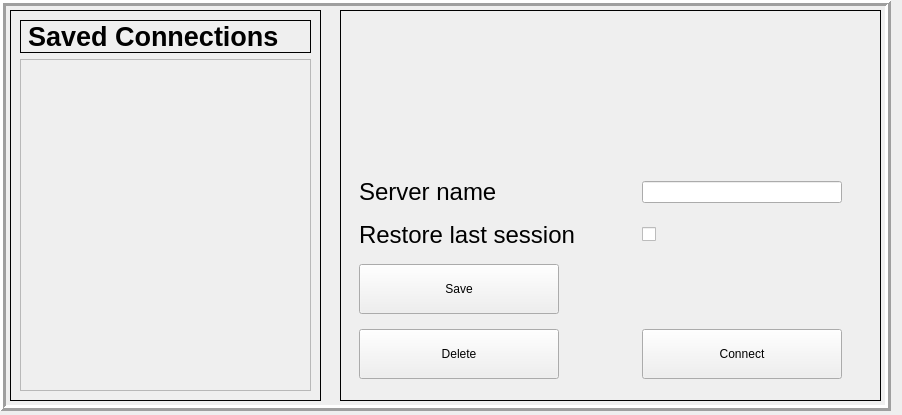
<?xml version="1.0" encoding="UTF-8"?>
<ui version="4.0">
 <class>MainWindow</class>
 <widget class="QMainWindow" name="MainWindow">
  <property name="geometry">
   <rect>
    <x>0</x>
    <y>0</y>
    <width>902</width>
    <height>415</height>
   </rect>
  </property>
  <property name="sizePolicy">
   <sizepolicy hsizetype="Fixed" vsizetype="Fixed">
    <horstretch>0</horstretch>
    <verstretch>0</verstretch>
   </sizepolicy>
  </property>
  <property name="windowTitle">
   <string>MainWindow</string>
  </property>
  <widget class="QWidget" name="centralwidget">
   <widget class="QWidget" name="verticalLayoutWidget">
    <property name="geometry">
     <rect>
      <x>9</x>
      <y>9</y>
      <width>322</width>
      <height>391</height>
     </rect>
    </property>
    <layout class="QVBoxLayout" name="verticalLayout"/>
   </widget>
   <widget class="QFrame" name="rightFrame_grid">
    <property name="geometry">
     <rect>
      <x>340</x>
      <y>10</y>
      <width>551</width>
      <height>391</height>
     </rect>
    </property>
    <layout class="QGridLayout" name="gridLayout">
     <item row="5" column="1">
      <widget class="QPushButton" name="DeleteButton">
       <property name="sizePolicy">
        <sizepolicy hsizetype="Fixed" vsizetype="Fixed">
         <horstretch>0</horstretch>
         <verstretch>0</verstretch>
        </sizepolicy>
       </property>
       <property name="minimumSize">
        <size>
         <width>200</width>
         <height>50</height>
        </size>
       </property>
       <property name="text">
        <string>Delete</string>
       </property>
      </widget>
     </item>
     <item row="5" column="3">
      <widget class="QPushButton" name="ConnectButton">
       <property name="sizePolicy">
        <sizepolicy hsizetype="Fixed" vsizetype="Fixed">
         <horstretch>0</horstretch>
         <verstretch>0</verstretch>
        </sizepolicy>
       </property>
       <property name="minimumSize">
        <size>
         <width>200</width>
         <height>50</height>
        </size>
       </property>
       <property name="text">
        <string>Connect</string>
       </property>
      </widget>
     </item>
     <item row="1" column="3">
      <widget class="QLineEdit" name="input_ServerName">
       <property name="sizePolicy">
        <sizepolicy hsizetype="Expanding" vsizetype="Fixed">
         <horstretch>0</horstretch>
         <verstretch>0</verstretch>
        </sizepolicy>
       </property>
      </widget>
     </item>
     <item row="1" column="1">
      <widget class="QLabel" name="text_ServerName">
       <property name="sizePolicy">
        <sizepolicy hsizetype="Fixed" vsizetype="Fixed">
         <horstretch>0</horstretch>
         <verstretch>0</verstretch>
        </sizepolicy>
       </property>
       <property name="font">
        <font>
         <pointsize>18</pointsize>
        </font>
       </property>
       <property name="layoutDirection">
        <enum>Qt::LeftToRight</enum>
       </property>
       <property name="text">
        <string>Server name</string>
       </property>
       <property name="textFormat">
        <enum>Qt::AutoText</enum>
       </property>
       <property name="alignment">
        <set>Qt::AlignLeading|Qt::AlignLeft|Qt::AlignVCenter</set>
       </property>
       <property name="margin">
        <number>10</number>
       </property>
      </widget>
     </item>
     <item row="0" column="1">
      <spacer name="verticalSpacer">
       <property name="orientation">
        <enum>Qt::Vertical</enum>
       </property>
       <property name="sizeType">
        <enum>QSizePolicy::Fixed</enum>
       </property>
       <property name="sizeHint" stdset="0">
        <size>
         <width>20</width>
         <height>150</height>
        </size>
       </property>
      </spacer>
     </item>
     <item row="2" column="1">
      <widget class="QLabel" name="text_RestoreSession">
       <property name="font">
        <font>
         <pointsize>18</pointsize>
        </font>
       </property>
       <property name="text">
        <string>Restore last session</string>
       </property>
       <property name="margin">
        <number>10</number>
       </property>
      </widget>
     </item>
     <item row="2" column="3">
      <widget class="QCheckBox" name="lastSessionCheck">
       <property name="text">
        <string/>
       </property>
      </widget>
     </item>
     <item row="3" column="1">
      <widget class="QPushButton" name="SaveButton">
       <property name="sizePolicy">
        <sizepolicy hsizetype="Fixed" vsizetype="Fixed">
         <horstretch>0</horstretch>
         <verstretch>0</verstretch>
        </sizepolicy>
       </property>
       <property name="minimumSize">
        <size>
         <width>200</width>
         <height>50</height>
        </size>
       </property>
       <property name="layoutDirection">
        <enum>Qt::LeftToRight</enum>
       </property>
       <property name="text">
        <string>Save</string>
       </property>
      </widget>
     </item>
     <item row="3" column="0">
      <spacer name="horizontalSpacer_2">
       <property name="orientation">
        <enum>Qt::Horizontal</enum>
       </property>
       <property name="sizeType">
        <enum>QSizePolicy::Fixed</enum>
       </property>
       <property name="sizeHint" stdset="0">
        <size>
         <width>10</width>
         <height>20</height>
        </size>
       </property>
      </spacer>
     </item>
     <item row="1" column="4">
      <spacer name="horizontalSpacer">
       <property name="orientation">
        <enum>Qt::Horizontal</enum>
       </property>
       <property name="sizeType">
        <enum>QSizePolicy::Fixed</enum>
       </property>
       <property name="sizeHint" stdset="0">
        <size>
         <width>40</width>
         <height>20</height>
        </size>
       </property>
      </spacer>
     </item>
     <item row="5" column="2">
      <spacer name="horizontalSpacer_3">
       <property name="orientation">
        <enum>Qt::Horizontal</enum>
       </property>
       <property name="sizeHint" stdset="0">
        <size>
         <width>40</width>
         <height>20</height>
        </size>
       </property>
      </spacer>
     </item>
     <item row="3" column="3">
      <widget class="QLabel" name="text_error">
       <property name="font">
        <font>
         <pointsize>12</pointsize>
         <weight>75</weight>
         <bold>true</bold>
        </font>
       </property>
       <property name="styleSheet">
        <string notr="true">color: rgb(255, 0, 4);</string>
       </property>
       <property name="text">
        <string/>
       </property>
       <property name="alignment">
        <set>Qt::AlignCenter</set>
       </property>
      </widget>
     </item>
    </layout>
   </widget>
   <widget class="QFrame" name="outterFrame">
    <property name="geometry">
     <rect>
      <x>0</x>
      <y>0</y>
      <width>891</width>
      <height>411</height>
     </rect>
    </property>
    <property name="frameShape">
     <enum>QFrame::Box</enum>
    </property>
    <property name="frameShadow">
     <enum>QFrame::Raised</enum>
    </property>
    <property name="lineWidth">
     <number>3</number>
    </property>
    <widget class="QFrame" name="rightFrame">
     <property name="geometry">
      <rect>
       <x>340</x>
       <y>10</y>
       <width>541</width>
       <height>391</height>
      </rect>
     </property>
     <property name="frameShape">
      <enum>QFrame::Box</enum>
     </property>
     <property name="frameShadow">
      <enum>QFrame::Plain</enum>
     </property>
    </widget>
    <widget class="QFrame" name="leftFrame">
     <property name="geometry">
      <rect>
       <x>10</x>
       <y>10</y>
       <width>311</width>
       <height>391</height>
      </rect>
     </property>
     <property name="frameShape">
      <enum>QFrame::Box</enum>
     </property>
     <property name="frameShadow">
      <enum>QFrame::Plain</enum>
     </property>
     <layout class="QVBoxLayout" name="verticalLayout_5">
      <item>
       <widget class="QLabel" name="text_SavedConnections">
        <property name="sizePolicy">
         <sizepolicy hsizetype="Expanding" vsizetype="Fixed">
          <horstretch>0</horstretch>
          <verstretch>0</verstretch>
         </sizepolicy>
        </property>
        <property name="font">
         <font>
          <pointsize>20</pointsize>
          <weight>75</weight>
          <bold>true</bold>
         </font>
        </property>
        <property name="frameShape">
         <enum>QFrame::Box</enum>
        </property>
        <property name="frameShadow">
         <enum>QFrame::Plain</enum>
        </property>
        <property name="text">
         <string>Saved Connections</string>
        </property>
       </widget>
      </item>
      <item>
       <widget class="QScrollArea" name="scrollConnections">
        <property name="sizePolicy">
         <sizepolicy hsizetype="Expanding" vsizetype="Expanding">
          <horstretch>0</horstretch>
          <verstretch>0</verstretch>
         </sizepolicy>
        </property>
        <property name="widgetResizable">
         <bool>true</bool>
        </property>
        <widget class="QWidget" name="scrollAreaWidgetContents_3">
         <property name="geometry">
          <rect>
           <x>0</x>
           <y>0</y>
           <width>289</width>
           <height>328</height>
          </rect>
         </property>
         <layout class="QVBoxLayout" name="verticalLayout_4"/>
        </widget>
       </widget>
      </item>
     </layout>
    </widget>
   </widget>
   <zorder>verticalLayoutWidget</zorder>
   <zorder>outterFrame</zorder>
   <zorder>rightFrame_grid</zorder>
  </widget>
 </widget>
 <resources/>
 <connections/>
</ui>
